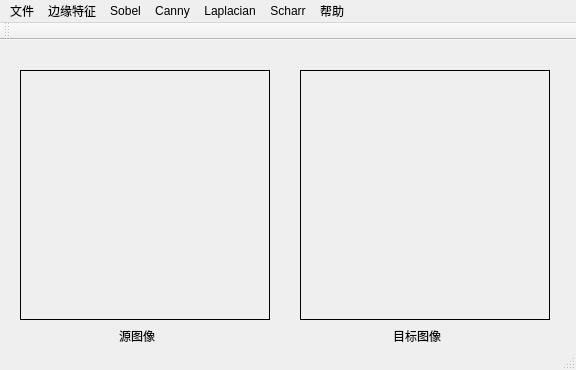
<?xml version="1.0" encoding="UTF-8"?>
<ui version="4.0">
 <class>MainWindow</class>
 <widget class="QMainWindow" name="MainWindow">
  <property name="geometry">
   <rect>
    <x>0</x>
    <y>0</y>
    <width>576</width>
    <height>370</height>
   </rect>
  </property>
  <property name="windowTitle">
   <string>chapter3</string>
  </property>
  <widget class="QWidget" name="centralWidget">
   <widget class="QLabel" name="label1">
    <property name="geometry">
     <rect>
      <x>20</x>
      <y>30</y>
      <width>250</width>
      <height>250</height>
     </rect>
    </property>
    <property name="frameShape">
     <enum>QFrame::Box</enum>
    </property>
    <property name="text">
     <string/>
    </property>
   </widget>
   <widget class="QLabel" name="label2">
    <property name="geometry">
     <rect>
      <x>300</x>
      <y>30</y>
      <width>250</width>
      <height>250</height>
     </rect>
    </property>
    <property name="frameShape">
     <enum>QFrame::Box</enum>
    </property>
    <property name="text">
     <string/>
    </property>
   </widget>
   <widget class="QLabel" name="label">
    <property name="geometry">
     <rect>
      <x>110</x>
      <y>290</y>
      <width>54</width>
      <height>12</height>
     </rect>
    </property>
    <property name="text">
     <string>源图像</string>
    </property>
    <property name="alignment">
     <set>Qt::AlignCenter</set>
    </property>
   </widget>
   <widget class="QLabel" name="label_2">
    <property name="geometry">
     <rect>
      <x>390</x>
      <y>290</y>
      <width>54</width>
      <height>12</height>
     </rect>
    </property>
    <property name="text">
     <string>目标图像</string>
    </property>
    <property name="alignment">
     <set>Qt::AlignCenter</set>
    </property>
   </widget>
  </widget>
  <widget class="QMenuBar" name="menuBar">
   <property name="geometry">
    <rect>
     <x>0</x>
     <y>0</y>
     <width>576</width>
     <height>23</height>
    </rect>
   </property>
   <widget class="QMenu" name="menu">
    <property name="title">
     <string>文件</string>
    </property>
    <addaction name="openLenaJpg"/>
    <addaction name="openCustomeFile"/>
    <addaction name="restoreFile"/>
    <addaction name="Clear"/>
    <addaction name="exitSystem"/>
   </widget>
   <widget class="QMenu" name="menu_2">
    <property name="title">
     <string>帮助</string>
    </property>
    <addaction name="copyright"/>
    <addaction name="about"/>
   </widget>
   <widget class="QMenu" name="menu_3">
    <property name="title">
     <string>边缘特征</string>
    </property>
    <addaction name="actionSobel"/>
    <addaction name="actionCanny"/>
    <addaction name="actionLaplacian"/>
    <addaction name="actionScharr"/>
   </widget>
   <widget class="QMenu" name="menuSobel">
    <property name="title">
     <string>Sobel</string>
    </property>
    <widget class="QMenu" name="menu_4">
     <property name="title">
      <string>方向</string>
     </property>
     <addaction name="actionDx"/>
     <addaction name="actionDy"/>
     <addaction name="actionDx_dy"/>
    </widget>
    <widget class="QMenu" name="menuKsize">
     <property name="title">
      <string>Ksize大小</string>
     </property>
     <addaction name="separator"/>
     <addaction name="action1"/>
     <addaction name="action3"/>
     <addaction name="action5"/>
     <addaction name="action7"/>
    </widget>
    <widget class="QMenu" name="menuScale">
     <property name="title">
      <string>scale缩放因子</string>
     </property>
     <addaction name="action1_2"/>
     <addaction name="action0_5"/>
     <addaction name="action2"/>
    </widget>
    <widget class="QMenu" name="menuDelta">
     <property name="title">
      <string>delta值</string>
     </property>
     <addaction name="actionDelta_0"/>
     <addaction name="actionDelta_1"/>
     <addaction name="actionDelta_2"/>
    </widget>
    <addaction name="menu_4"/>
    <addaction name="menuKsize"/>
    <addaction name="menuScale"/>
    <addaction name="menuDelta"/>
   </widget>
   <widget class="QMenu" name="menuCanny">
    <property name="title">
     <string>Canny</string>
    </property>
    <widget class="QMenu" name="menuApertureSize">
     <property name="title">
      <string>apertureSize</string>
     </property>
     <addaction name="actionAs_4"/>
     <addaction name="actionAs_1"/>
     <addaction name="actionAs_3"/>
    </widget>
    <widget class="QMenu" name="menuL2gradient">
     <property name="title">
      <string>L2gradient</string>
     </property>
     <addaction name="actionFalse"/>
     <addaction name="actionTrue"/>
    </widget>
    <widget class="QMenu" name="menuThreshold1">
     <property name="title">
      <string>threshold1</string>
     </property>
     <addaction name="action50"/>
     <addaction name="action100"/>
    </widget>
    <widget class="QMenu" name="menuThreshold2">
     <property name="title">
      <string>threshold2</string>
     </property>
     <addaction name="action150"/>
     <addaction name="action200"/>
    </widget>
    <addaction name="menuThreshold1"/>
    <addaction name="menuThreshold2"/>
    <addaction name="menuApertureSize"/>
    <addaction name="menuL2gradient"/>
   </widget>
   <widget class="QMenu" name="menuLaplacian">
    <property name="title">
     <string>Laplacian</string>
    </property>
    <widget class="QMenu" name="menuKsize_2">
     <property name="title">
      <string>ksize</string>
     </property>
     <addaction name="actionKsize_1"/>
     <addaction name="actionKsize_3"/>
     <addaction name="actionKsize_5"/>
    </widget>
    <widget class="QMenu" name="menuScale_2">
     <property name="title">
      <string>scale</string>
     </property>
     <addaction name="actionScale_1"/>
     <addaction name="actionScale_0_5"/>
     <addaction name="actionScale_3"/>
    </widget>
    <widget class="QMenu" name="menuDelta_2">
     <property name="title">
      <string>delta</string>
     </property>
     <addaction name="actionDelta_4"/>
     <addaction name="actionDelta_50"/>
     <addaction name="actionDelta_100"/>
    </widget>
    <addaction name="menuKsize_2"/>
    <addaction name="menuScale_2"/>
    <addaction name="menuDelta_2"/>
   </widget>
   <widget class="QMenu" name="menuScharr">
    <property name="title">
     <string>Scharr</string>
    </property>
    <widget class="QMenu" name="menu_5">
     <property name="title">
      <string>方向</string>
     </property>
     <addaction name="actionX"/>
     <addaction name="actionY"/>
    </widget>
    <widget class="QMenu" name="menuScale_3">
     <property name="title">
      <string>scale</string>
     </property>
     <addaction name="actionSscale_1"/>
     <addaction name="actionSscale_0_5"/>
     <addaction name="actionSscale_2"/>
    </widget>
    <widget class="QMenu" name="menuDelta_3">
     <property name="title">
      <string>delta</string>
     </property>
     <addaction name="actionSdelta_0"/>
     <addaction name="actionSdelta_50"/>
     <addaction name="actionSdelta_100"/>
    </widget>
    <addaction name="menu_5"/>
    <addaction name="menuScale_3"/>
    <addaction name="menuDelta_3"/>
   </widget>
   <addaction name="menu"/>
   <addaction name="menu_3"/>
   <addaction name="menuSobel"/>
   <addaction name="menuCanny"/>
   <addaction name="menuLaplacian"/>
   <addaction name="menuScharr"/>
   <addaction name="menu_2"/>
  </widget>
  <widget class="QToolBar" name="mainToolBar">
   <attribute name="toolBarArea">
    <enum>TopToolBarArea</enum>
   </attribute>
   <attribute name="toolBarBreak">
    <bool>false</bool>
   </attribute>
  </widget>
  <widget class="QStatusBar" name="statusBar"/>
  <action name="openLenaJpg">
   <property name="text">
    <string>打开测试文件（lena.jpg)</string>
   </property>
  </action>
  <action name="openCustomeFile">
   <property name="text">
    <string>打开自定义文件</string>
   </property>
  </action>
  <action name="restoreFile">
   <property name="text">
    <string>还原</string>
   </property>
  </action>
  <action name="exitSystem">
   <property name="text">
    <string>退出</string>
   </property>
  </action>
  <action name="copyright">
   <property name="text">
    <string>版权</string>
   </property>
  </action>
  <action name="about">
   <property name="text">
    <string>关于</string>
   </property>
  </action>
  <action name="actionSobel">
   <property name="text">
    <string>Sobel</string>
   </property>
  </action>
  <action name="actionCanny">
   <property name="text">
    <string>Canny</string>
   </property>
  </action>
  <action name="actionLaplacian">
   <property name="text">
    <string>Laplacian</string>
   </property>
  </action>
  <action name="actionDx">
   <property name="text">
    <string>dx</string>
   </property>
  </action>
  <action name="actionDy">
   <property name="text">
    <string>dy</string>
   </property>
  </action>
  <action name="actionDx_dy">
   <property name="text">
    <string>dx&amp;&amp;dy</string>
   </property>
  </action>
  <action name="action1">
   <property name="text">
    <string>size=1</string>
   </property>
  </action>
  <action name="action3">
   <property name="text">
    <string>size=3</string>
   </property>
  </action>
  <action name="action5">
   <property name="text">
    <string>size=5</string>
   </property>
  </action>
  <action name="action7">
   <property name="text">
    <string>size=7</string>
   </property>
  </action>
  <action name="action1_2">
   <property name="text">
    <string>scale=1</string>
   </property>
  </action>
  <action name="action0_5">
   <property name="text">
    <string>scale=0.5</string>
   </property>
  </action>
  <action name="action2">
   <property name="text">
    <string>scale=2</string>
   </property>
  </action>
  <action name="actionDelta_1">
   <property name="text">
    <string>delta=50</string>
   </property>
  </action>
  <action name="actionDelta_0">
   <property name="text">
    <string>delta=0</string>
   </property>
  </action>
  <action name="actionDelta_2">
   <property name="text">
    <string>delta=100</string>
   </property>
  </action>
  <action name="actionAs_1">
   <property name="text">
    <string>as=5</string>
   </property>
  </action>
  <action name="actionAs_3">
   <property name="text">
    <string>as=7</string>
   </property>
  </action>
  <action name="actionAs_4">
   <property name="text">
    <string>as=3</string>
   </property>
  </action>
  <action name="actionFalse">
   <property name="text">
    <string>false</string>
   </property>
  </action>
  <action name="actionTrue">
   <property name="text">
    <string>true</string>
   </property>
  </action>
  <action name="action50">
   <property name="text">
    <string>t1=50</string>
   </property>
  </action>
  <action name="action150">
   <property name="text">
    <string>t2=150</string>
   </property>
  </action>
  <action name="action200">
   <property name="text">
    <string>t2=200</string>
   </property>
  </action>
  <action name="action100">
   <property name="text">
    <string>t1=100</string>
   </property>
  </action>
  <action name="actionKsize_1">
   <property name="text">
    <string>ksize=1</string>
   </property>
  </action>
  <action name="actionKsize_3">
   <property name="text">
    <string>ksize=3</string>
   </property>
  </action>
  <action name="actionKsize_5">
   <property name="text">
    <string>ksize=5</string>
   </property>
  </action>
  <action name="actionScale_1">
   <property name="text">
    <string>lscale=1</string>
   </property>
  </action>
  <action name="actionScale_0_5">
   <property name="text">
    <string>lscale=0.5</string>
   </property>
  </action>
  <action name="actionScale_3">
   <property name="text">
    <string>lscale=2</string>
   </property>
  </action>
  <action name="actionDelta_4">
   <property name="text">
    <string>ldelta=0</string>
   </property>
  </action>
  <action name="actionDelta_50">
   <property name="text">
    <string>ldelta=50</string>
   </property>
  </action>
  <action name="actionDelta_100">
   <property name="text">
    <string>ldelta=100</string>
   </property>
  </action>
  <action name="actionX">
   <property name="text">
    <string>x</string>
   </property>
  </action>
  <action name="actionY">
   <property name="text">
    <string>y</string>
   </property>
  </action>
  <action name="actionSscale_1">
   <property name="text">
    <string>sscale=1</string>
   </property>
  </action>
  <action name="actionSscale_0_5">
   <property name="text">
    <string>sscale=0.5</string>
   </property>
  </action>
  <action name="actionSscale_2">
   <property name="text">
    <string>sscale=2</string>
   </property>
  </action>
  <action name="actionSdelta_0">
   <property name="text">
    <string>sdelta=0</string>
   </property>
  </action>
  <action name="actionSdelta_50">
   <property name="text">
    <string>sdelta=50</string>
   </property>
  </action>
  <action name="actionSdelta_100">
   <property name="text">
    <string>sdelta=100</string>
   </property>
  </action>
  <action name="actionScharr">
   <property name="text">
    <string>Scharr</string>
   </property>
  </action>
  <action name="Clear">
   <property name="text">
    <string>清除</string>
   </property>
  </action>
 </widget>
 <layoutdefault spacing="6" margin="11"/>
 <resources/>
 <connections/>
</ui>
